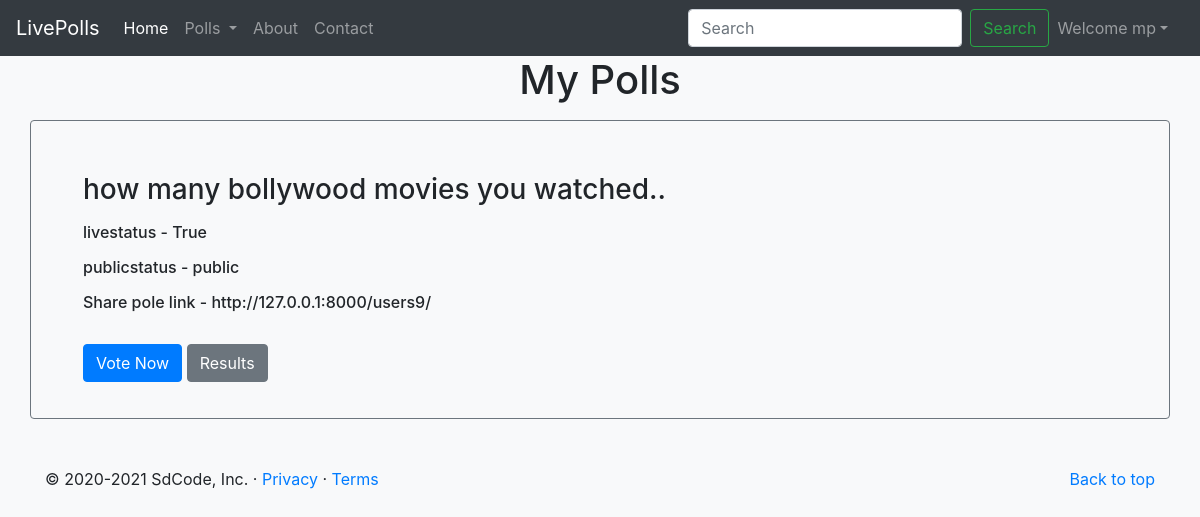
The app's page /users/mypolls (signed in) with its own data.
### users/models.py (models this page shows, shortened)
class Question(models.Model):
    sno= models.AutoField(primary_key=True)
    question_text = models.CharField(max_length=200)
    livestatus = models.BooleanField(default=True)
    publicstatus = models.CharField(max_length=50)
    user=models.ForeignKey(User, on_delete=models.CASCADE)
    timestamp = models.DateTimeField(default=now)

### users/views.py (the view)
# urls.py: path('/mypolls', views.mypolls, name='mypolls'),
def mypolls(request):
    if request.user.is_authenticated:
        latest_question_list = Question.objects.order_by('-timestamp')[:5]
        context = {'latest_question_list': latest_question_list}
        return render(request, 'users/mypolls.html', context)
    else:
            messages.warning(request, "Login First")
    return redirect('users:index')

### templates/users/mypolls.html (shortened to what this page needs)
{% extends 'base.html' %}
{% block content %}
<h1 class="text-center mb-3">My Polls</h1>
{% if latest_question_list %}
  {% for question in latest_question_list %}
    {% if request.user ==  question.user %}
      <div class="container mt-3 p-3 border rounded border-secondary">
        <div class="card-body">
          <h3 class="m-3">{{ question.question_text }}</h3>
          <h6 class="mb-3 ml-3">livestatus - {{ question.livestatus }}</h6>
          <h6 class="mb-3 ml-3">publicstatus - {{ question.publicstatus }}</h6>
          <h6 class="m-3">Share pole link - http://127.0.0.1:8000/users{{ question.sno }}/</h6>
          <a href="{% url 'users:details' question.sno %}" class="btn btn-primary ml-3 mt-3">Vote Now</a>
          <a href="{% url 'users:results' question.sno %}" class="btn btn-secondary mt-3">Results</a>
        </div>
      </div>
    {% endif %}
  {% endfor %}
{% else %}
  <p>No polls available</p>
{% endif %}
{% endblock %}

### templates/base.html (shortened to what this page needs)
<!doctype html>
<html lang="en">
  <head>
    <link rel="stylesheet" href="https://stackpath.bootstrapcdn.com/bootstrap/4.4.1/css/bootstrap.min.css">
  </head>
  <body class="bg-light">
    <nav class="navbar navbar-expand-lg navbar-dark bg-dark">
      <a class="navbar-brand" href="{% url 'users:index'%}">LivePolls</a>
      <div class="collapse navbar-collapse" id="navbarSupportedContent">
        <ul class="navbar-nav mr-auto">
          <li class="nav-item active">
            <a class="nav-link" href="{% url 'users:index'%}"> Home <span class="sr-only">(current)</span></a>
          </li>
          <li class="nav-item dropdown">
            <a class="nav-link dropdown-toggle" href="#" id="navbarDropdown" role="button" data-toggle="dropdown" aria-haspopup="true" aria-expanded="false">
              Polls
            </a>
          </li>
          <li class="nav-item">
            <a class="nav-link" href="{% url 'users:about'%}">About</a>
          </li>
          <li class="nav-item">
            <a class="nav-link" href="{% url 'users:contact'%}">Contact</a>
          </li>
        </ul>
        <form class="form-inline my-2 my-lg-0">
          <input class="form-control mr-sm-2" type="search" placeholder="Search" aria-label="Search">
          <button class="btn btn-outline-success my-2 my-sm-0" type="submit">Search</button>
        </form>
        {% if user.is_authenticated %}
<ul class="navbar-nav mr-2">
<li class="nav-item dropdown">
<a class="nav-link dropdown-toggle" href='#' id="navbarDropdown" role="button" data-toggle="dropdown"> Welcome   {{request.user}}</a>
      </li>
      </ul>
      </div>
{% else %}
<a type="button" class="btn btn-primary mx-2" href="{% url 'users:login' %}">Log in</a>
<a type="button" class="btn btn-info" href="{% url 'users:signup' %}">Sign Up</a>
{% endif %}
    </nav>
    {% block content %}{% endblock %}
    <footer class="container mt-5">
      <p class="float-right"><a href="#">Back to top</a></p>
      <p>© 2020-2021 SdCode, Inc. · <a href="#">Privacy</a> · <a href="#">Terms</a></p>
    </footer>
  </body>
</html>

### records on screen
Question: question_text "how many bollywood movies you watched..", livestatus "True", publicstatus "public", sno "9"

### other values on screen
{{ request.user }} "mp"
